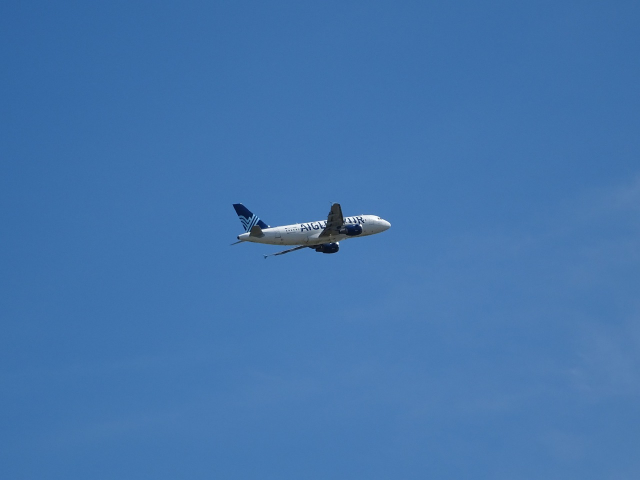
#> input picture images/test_cv_project_2.jpg, 1280 x 960 px, found by its file name (shown at 1/2 size)
$ python main2.py
#> lines starting #> are read from the running program, lines starting #| are printed output that depends on the picture
import numpy as np
import matplotlib.pyplot as plt
from matplotlib.widgets import Slider, Button
from skimage.color import rgb2gray
from skimage.filters import gaussian
from skimage.segmentation import active_contour
from skimage.io import imread

# ตรวจสอบสไตล์ที่ใช้ได้
available_styles = plt.style.available

# เลือกสไตล์ที่มีอยู่
style_name = "seaborn-darkgrid" if "seaborn-darkgrid" in available_styles else "ggplot"
plt.style.use(style_name)

# โหลดภาพ
img_path = "F:\\My_Works_Programer\\My_Coding_Practice\\Computer_Vision_Project\\images\\test_cv_project_2.jpg"
img = imread(img_path)
#> img is the input picture: shape (960, 1280, 3); mean R, G, B 67.6, 116.9, 173.2
img = rgb2gray(img)
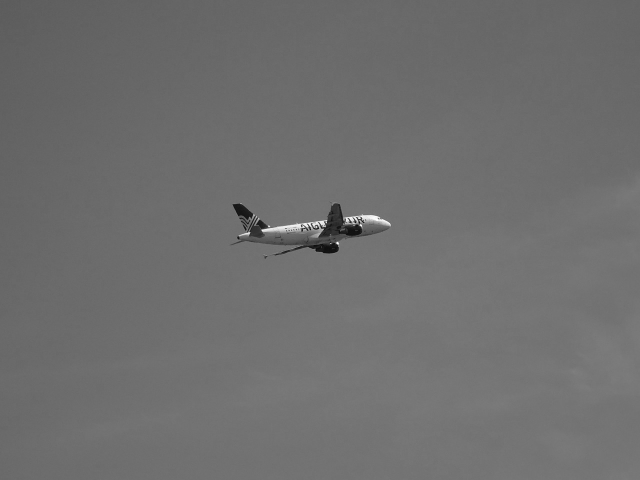
#> img: shape (960, 1280) float64 (shown at 1/2 size); min 0.0194, max 0.999, mean 0.433

# ค่าเริ่มต้นของวงกลม
center_x, center_y = 500, 270
radius_x, radius_y = 300, 200
num_points = 400

# ฟังก์ชันสำหรับสร้าง contour วงกลม
def create_contour(cx, cy, rx, ry, points):
    s = np.linspace(0, 2 * np.pi, points)
    r = cy + ry * np.sin(s)
    c = cx + rx * np.cos(s)
    return np.array([r, c]).T

# ค่าจุดเริ่มต้น
init = create_contour(center_x, center_y, radius_x, radius_y, num_points)

# สร้างหน้าต่างแสดงภาพ
fig, ax = plt.subplots(figsize=(8, 8))
plt.subplots_adjust(left=0.1, bottom=0.35)  # เว้นที่ด้านล่างให้ Slider
ax.imshow(img, cmap="gray")
contour_line, = ax.plot(init[:, 1], init[:, 0], '--r', linewidth=2, label="Initial Contour")
ax.legend(loc="upper right", fontsize=12)

# -------------------------------
# 🎨 ปรับแต่ง UI ของ Slider
# -------------------------------
slider_color = "lightblue"

ax_center_x = plt.axes([0.25, 0.25, 0.55, 0.03], facecolor=slider_color)
ax_center_y = plt.axes([0.25, 0.2, 0.55, 0.03], facecolor=slider_color)
ax_radius_x = plt.axes([0.25, 0.15, 0.55, 0.03], facecolor=slider_color)
ax_radius_y = plt.axes([0.25, 0.1, 0.55, 0.03], facecolor=slider_color)

slider_center_x = Slider(ax_center_x, "Center X", 0, img.shape[1], valinit=center_x, valfmt="%0.0f")
slider_center_y = Slider(ax_center_y, "Center Y", 0, img.shape[0], valinit=center_y, valfmt="%0.0f")
slider_radius_x = Slider(ax_radius_x, "Radius X", 10, img.shape[1] // 2, valinit=radius_x, valfmt="%0.0f")
slider_radius_y = Slider(ax_radius_y, "Radius Y", 10, img.shape[0] // 2, valinit=radius_y, valfmt="%0.0f")

# ฟังก์ชันอัปเดตเส้น contour ตาม Slider
def update(val):
    new_center_x = slider_center_x.val
    new_center_y = slider_center_y.val
    new_radius_x = slider_radius_x.val
    new_radius_y = slider_radius_y.val

    new_contour = create_contour(new_center_x, new_center_y, new_radius_x, new_radius_y, num_points)
    contour_line.set_data(new_contour[:, 1], new_contour[:, 0])
    fig.canvas.draw_idle()

# เชื่อม Slider กับฟังก์ชัน update
slider_center_x.on_changed(update)
slider_center_y.on_changed(update)
slider_radius_x.on_changed(update)
slider_radius_y.on_changed(update)

# -------------------------------
# 🎨 ปุ่ม "Start" สไตล์โมเดิร์น
# -------------------------------
ax_button = plt.axes([0.78, 0.02, 0.15, 0.06])
button = Button(ax_button, "▶ Start", color="skyblue", hovercolor="deepskyblue")

def apply_active_contour(event):
    global init
    init = create_contour(slider_center_x.val, slider_center_y.val, slider_radius_x.val, slider_radius_y.val, num_points)

    # ใช้ active contour model
    snake = active_contour(
        gaussian(img, sigma=3, preserve_range=False),
        init,
        alpha=0.001,
        beta=0.000005,
        gamma=0.001,
    )

    # แสดงผลลัพธ์ใหม่
    fig2, ax2 = plt.subplots(figsize=(8, 8))
    ax2.imshow(img, cmap="gray")
    ax2.plot(init[:, 1], init[:, 0], '--r', linewidth=2, label="Initial Contour")
    ax2.plot(snake[:, 1], snake[:, 0], '-b', linewidth=2, label="Snake Contour")
    ax2.legend(loc="upper right", fontsize=12)
    plt.show()

button.on_clicked(apply_active_contour)

plt.show()
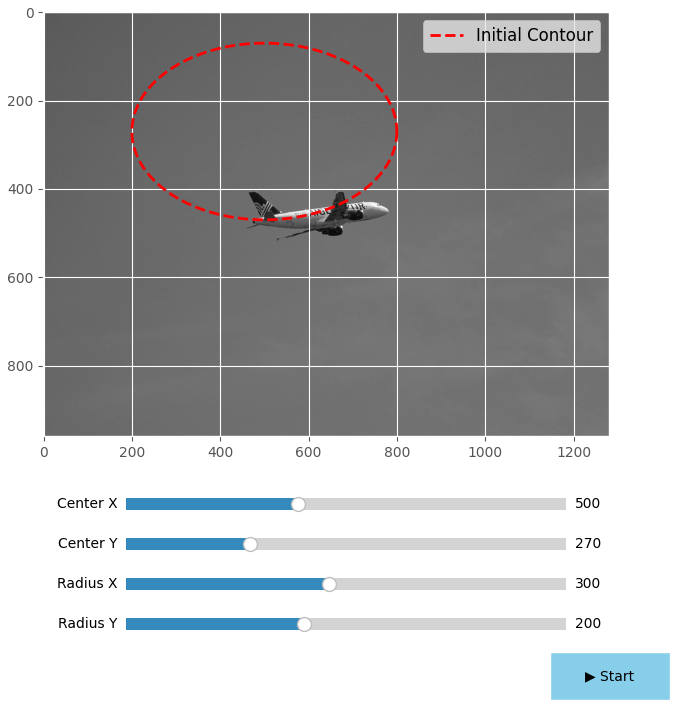
#> figure drawn by matplotlib, 5 panels
